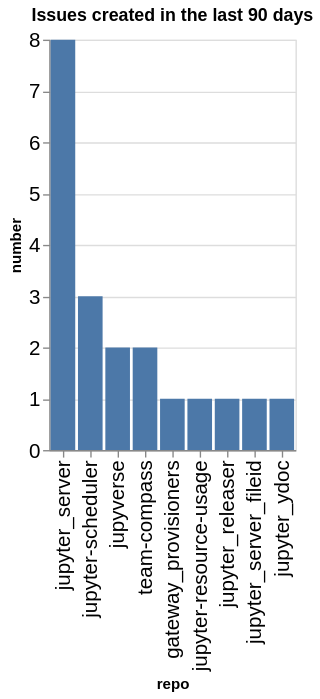

The cell this chart's notebook holds for it:
### Code cell
created_counts = created.groupby(['org', 'repo']).count()['number'].reset_index()
created_counts['org/repo'] = created_counts.apply(lambda a: a['org'] + '/' + a['repo'], axis=1)
sorted_vals = created_counts.sort_values(['org', 'number'], ascending=False)['repo'].values
alt.Chart(data=created_counts, title=f"Issues created in the last {n_days} days").mark_bar().encode(
    x=alt.X('repo', sort=alt.Sort(sorted_vals.tolist())),
    y='number',
)

### Figure 1 — Vega-Lite specification as saved in the notebook (floating-point values rounded to 4 significant figures)
{"config": {"axisLeft": {"labelFontSize": 15}, "axisBottom": {"labelFontSize": 15}}, "data": {"name": "data-24defd07dfe83e439d2e783fe0a5d622"}, "mark": {"type": "bar"}, "encoding": {"x": {"field": "repo", "sort": ["jupyter_server", "jupyter-scheduler", "jupyverse", "team-compass", "gateway_provisioners", "jupyter-resource-usage", "jupyter_releaser", "jupyter_server_fileid", "jupyter_ydoc"], "type": "nominal"}, "y": {"field": "number", "type": "quantitative"}}, "title": "Issues created in the last 90 days", "$schema": "https://vega.github.io/schema/vega-lite/v5.20.1.json", "datasets": {"data-24defd07dfe83e439d2e783fe0a5d622": [{"org": "jupyter-server", "repo": "gateway_provisioners", "number": 1, "org/repo": "jupyter-server/gateway_provisioners"}, {"org": "jupyter-server", "repo": "jupyter-resource-usage", "number": 1, "org/repo": "jupyter-server/jupyter-resource-usage"}, {"org": "jupyter-server", "repo": "jupyter-scheduler", "number": 3, "org/repo": "jupyter-server/jupyter-scheduler"}, {"org": "jupyter-server", "repo": "jupyter_releaser", "number": 1, "org/repo": "jupyter-server/jupyter_releaser"}, {"org": "jupyter-server", "repo": "jupyter_server", "number": 8, "org/repo": "jupyter-server/jupyter_server"}, {"org": "jupyter-server", "repo": "jupyter_server_fileid", "number": 1, "org/repo": "jupyter-server/jupyter_server_fileid"}, {"org": "jupyter-server", "repo": "jupyter_ydoc", "number": 1, "org/repo": "jupyter-server/jupyter_ydoc"}, {"org": "jupyter-server", "repo": "jupyverse", "number": 2, "org/repo": "jupyter-server/jupyverse"}, {"org": "jupyter-server", "repo": "team-compass", "number": 2, "org/repo": "jupyter-server/team-compass"}]}}
